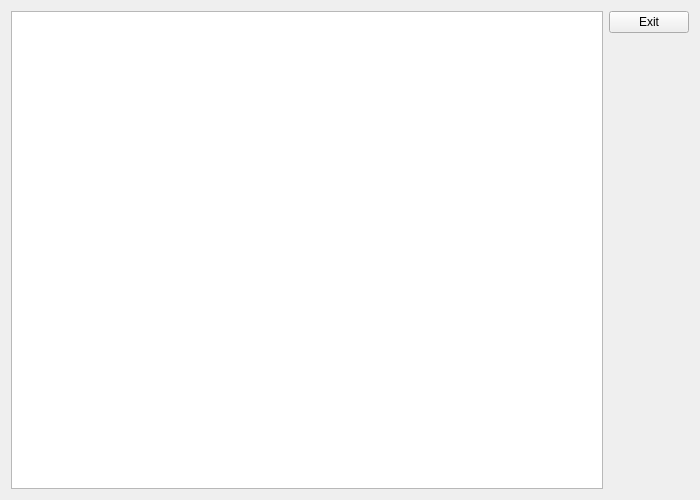
<?xml version="1.0" encoding="UTF-8"?>
<ui version="4.0">
 <class>MainWindow</class>
 <widget class="QMainWindow" name="MainWindow">
  <property name="geometry">
   <rect>
    <x>0</x>
    <y>0</y>
    <width>700</width>
    <height>500</height>
   </rect>
  </property>
  <property name="minimumSize">
   <size>
    <width>488</width>
    <height>417</height>
   </size>
  </property>
  <property name="windowTitle">
   <string>Tanks Attack</string>
  </property>
  <widget class="QWidget" name="centralWidget">
   <layout class="QHBoxLayout" name="horizontalLayout">
    <item>
     <widget class="QGraphicsView" name="graphicsView"/>
    </item>
    <item>
     <layout class="QVBoxLayout" name="verticalLayout">
      <item>
       <widget class="QPushButton" name="exitButton">
        <property name="text">
         <string>Exit</string>
        </property>
       </widget>
      </item>
      <item>
       <spacer name="verticalSpacer">
        <property name="orientation">
         <enum>Qt::Vertical</enum>
        </property>
        <property name="sizeHint" stdset="0">
         <size>
          <width>20</width>
          <height>40</height>
         </size>
        </property>
       </spacer>
      </item>
     </layout>
    </item>
   </layout>
  </widget>
 </widget>
 <layoutdefault spacing="6" margin="11"/>
 <resources/>
 <connections/>
</ui>
